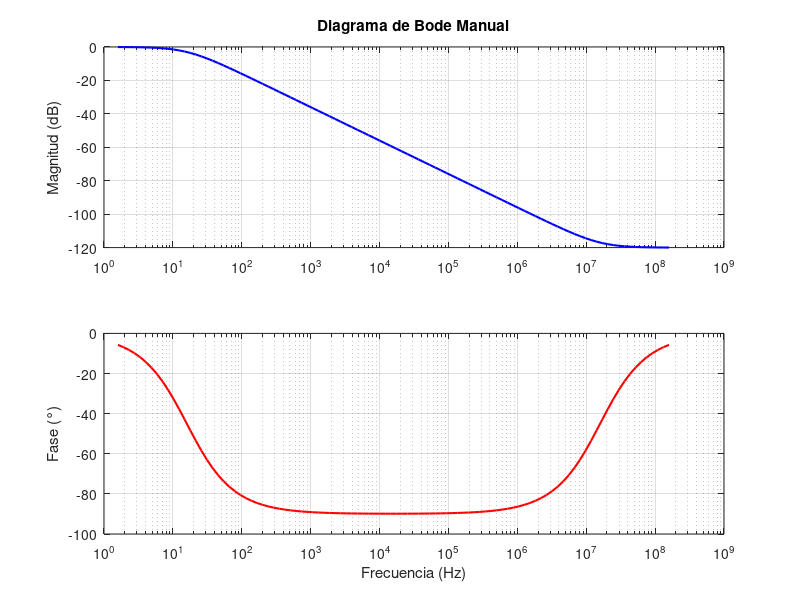
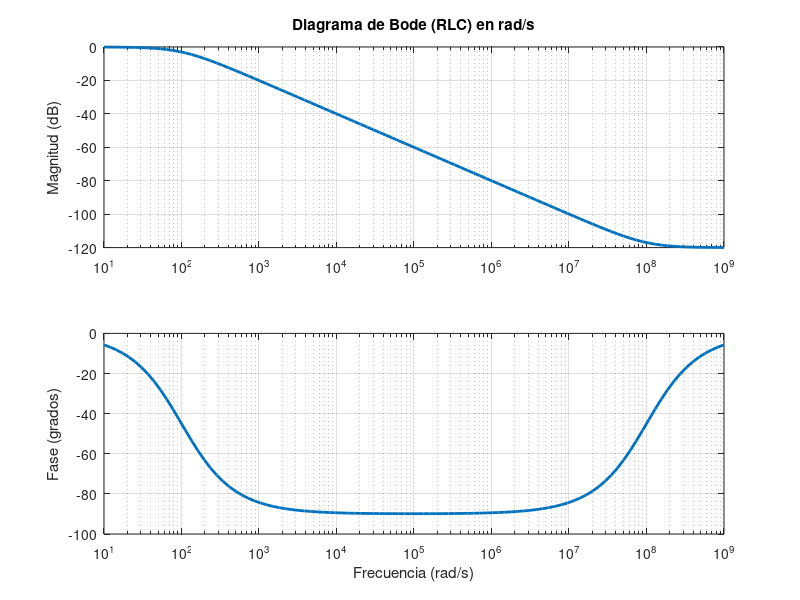
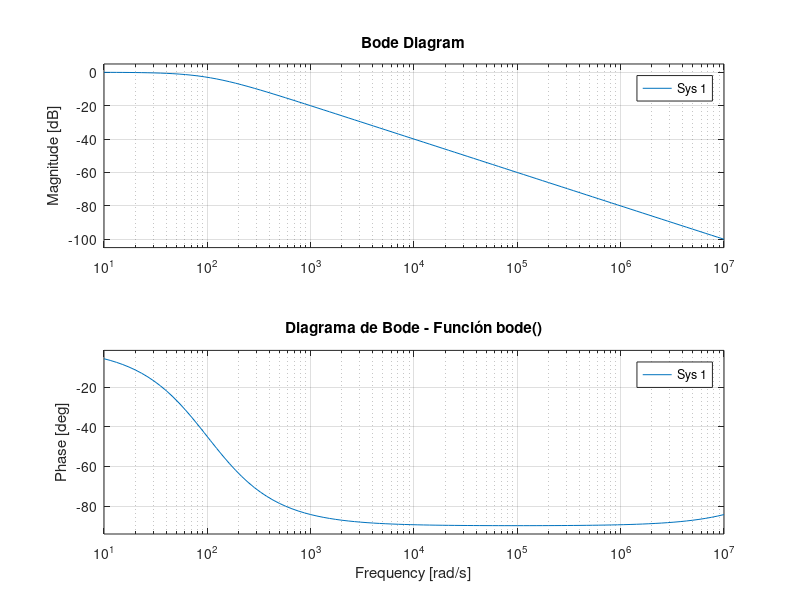

The MATLAB source for these figures, in order:
clc; clear; close all;

% Parámetros del circuito 
R1 = 10e3;
C1 = 1e-12;
R2 = 10e3;
C2 = 1e-6;
R3 = 10e3;
R4 = 10e3;

% Parametros para Actividad en clase (Comparar con LTSPICE)
R1 = 10e3;
C1 = 1e-12;
R2 = 10e3;
C2 = 1e-6;
R3 = 10e3;
R4 = 10e3;

%%%%%%%%%%%Versión manual del diagrama de Bode
% Numerador y denominador de la función de transferencia
num = [R4 * R2 * R1 * C1, R4 * R2];
den = [R3 * R1 * R2 * C2, R3 * R1];
G = tf(num, den)

% Crear el vector de frecuencias (rad/s)
N = 100;
w = logspace(1, 9, N);   % de 10^1 a 10^9 rad/s
f = w / (2*pi);          % conversión a Hz

% Evaluación en s = jω
s = 1i * w;
H = (num(1) * s + num(2)) ./ (den(1) * s + den(2));  % G(jω) = (b1*s + b0) / (a1*s + a0)

% Cálculo de magnitud y fase
mag = abs(H);                % Magnitud lineal
mag_dB = 20 * log10(mag);    % Magnitud en dB
fase = angle(H);             % Fase en radianes
fase_deg = fase * (180/pi);  % Fase en grados

% Gráfica de Bode (manual)
figure();
subplot(2,1,1);
semilogx(f, mag_dB, 'b', 'LineWidth', 1.5);
grid on;
ylabel('Magnitud (dB)');
title('Diagrama de Bode Manual');

subplot(2,1,2);
semilogx(f, fase_deg, 'r', 'LineWidth', 1.5);
grid on;
ylabel('Fase (°)');
xlabel('Frecuencia (Hz)');

figure(2)
G = tf(num,den);
[mag, phase, wout] = bode(G, w);

mag = squeeze(mag);
phase = squeeze(phase);

subplot(2,1,1)
semilogx(wout, 20*log10(mag), 'LineWidth', 2)
grid on
title('Diagrama de Bode (RLC) en rad/s')
ylabel('Magnitud (dB)')

subplot(2,1,2)
semilogx(wout, phase, 'LineWidth', 2)
grid on
ylabel('Fase (grados)')
xlabel('Frecuencia (rad/s)')


%% Graficamos el D. Bode comandos Matlab
figure()
N = 100;
w = logspace(1,7,N);
bode(tf(num,den),w);
grid on;
title('Diagrama de Bode - Función bode()');


